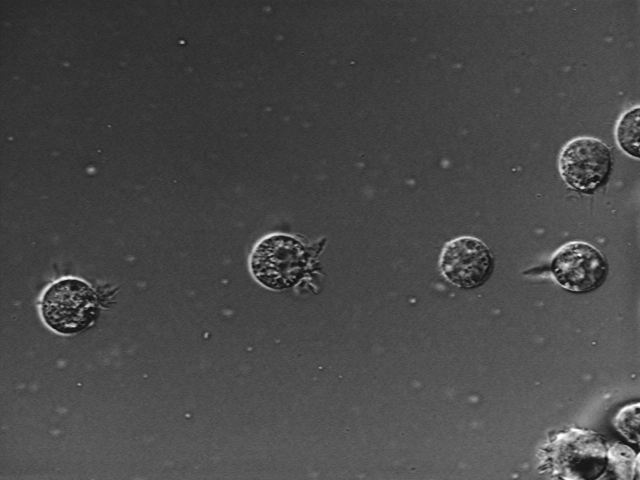
#> input picture 05. HOMEWORK WEEK 5/AT3_1m4_08.tif, 640 x 480 px
$ python -i frequency_image_processor.py   (imports and definitions only)
#> lines starting #> are read from the running program, lines starting #| are printed output that depends on the picture
import cv2
import numpy as np


class FrequencyImageProcessor:
    @staticmethod
    def compute_fft(cv_img):
        if cv_img is None: return None

        # Nếu là ảnh màu (3 kênh)
        if len(cv_img.shape) == 3:
            # Tách các kênh màu
            channels = cv2.split(cv_img)
            magnitude_channels = []

            for ch in channels:
                # FFT từng kênh
                f_transform = np.fft.fft2(ch)
                f_shift = np.fft.fftshift(f_transform)
                # Tính phổ biên độ
                mag = 20 * np.log(np.abs(f_shift) + 1)
                # Chuẩn hóa từng kênh
                mag_norm = cv2.normalize(mag, None, 0, 255, cv2.NORM_MINMAX)
                magnitude_channels.append(mag_norm.astype(np.uint8))

            # Gộp lại thành ảnh phổ có màu
            return cv2.merge(magnitude_channels)
        else:
            # Xử lý ảnh xám như cũ
            f_transform = np.fft.fft2(cv_img)
            f_shift = np.fft.fftshift(f_transform)
            magnitude_spectrum = 20 * np.log(np.abs(f_shift) + 1)
            res_normalized = cv2.normalize(magnitude_spectrum, None, 0, 255, cv2.NORM_MINMAX)
            return res_normalized.astype(np.uint8)

>>> import cv2
>>> picture = cv2.imread('../../05. HOMEWORK WEEK 5/AT3_1m4_08.tif')
#> picture is the input picture: shape (480, 640, 3); min 15, max 254, mean 72.7
>>> result = FrequencyImageProcessor().compute_fft(picture)
#> the loop in compute_fft, `for ch in channels:` made 3 passes
#> pass 1, in compute_fft, `mag = 20 * np.log(np.abs(f_shift) + 1)`:
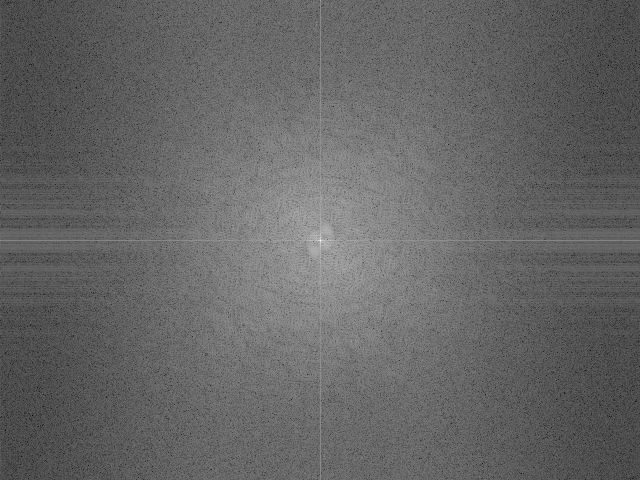
#> mag: shape (480, 640) float64; min 12.95, max 338.4, mean 142.7; drawn with min black and max white
#> after the loop in compute_fft, `for ch in channels:`: magnitude_channels = 3 items
